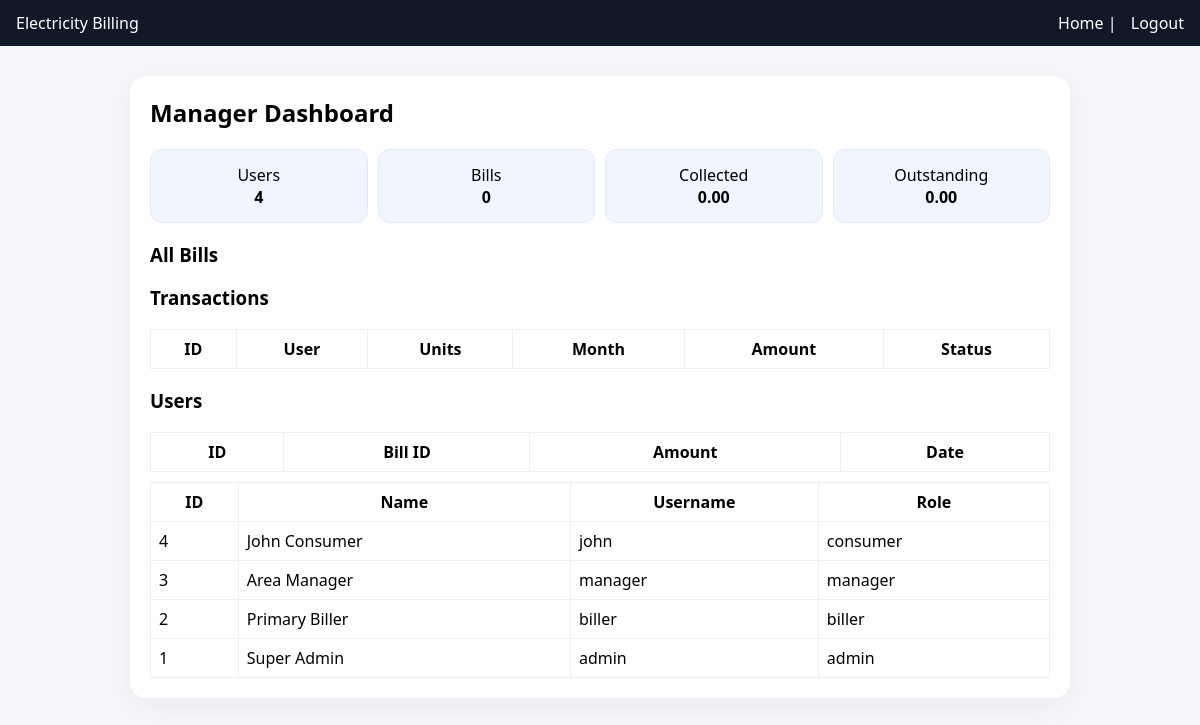
Screenshot of /manager.php (signed in) with the database file from the repository.
### tables this page shows
CREATE TABLE users (
    id INT AUTO_INCREMENT PRIMARY KEY,
    username VARCHAR(50) UNIQUE,
    password VARCHAR(255),
    role ENUM('admin','biller','consumer','manager') NOT NULL,
    fullname VARCHAR(100)
);

### manager.php (the view, shortened to what this page needs)
<?php
session_start(); include('db.php'); include('functions.php'); require_login(); role_only('manager');
?><!DOCTYPE html>
<html><head><meta charset='utf-8'><title>Manager Dashboard</title><link rel='stylesheet' href='css/style.css'></head>
<body><div class='top'><div>Electricity Billing</div><div class='nav'>
<a href='dashboard.php'>Home</a> | <a href='logout.php'>Logout</a>
</div></div><div class='container'>
<h2>Manager Dashboard</h2>
<?php
$users = $conn->query("SELECT COUNT(*) c FROM users")->fetch_assoc()['c'];
$bills = $conn->query("SELECT COUNT(*) c FROM bills")->fetch_assoc()['c'];
$paid  = $conn->query("SELECT COALESCE(SUM(amount),0) s FROM bills WHERE status='paid'")->fetch_assoc()['s'];
$unpaid  = $conn->query("SELECT COALESCE(SUM(amount),0) s FROM bills WHERE status='unpaid'")->fetch_assoc()['s'];
echo "<div class='cards'>
  <div class='card'>Users<br><b>$users</b></div>
  <div class='card'>Bills<br><b>$bills</b></div>
  <div class='card'>Collected<br><b>$paid</b></div>
  <div class='card'>Outstanding<br><b>$unpaid</b></div>
</div>";
?>
<h3>All Bills</h3>
<table>
<tr><th>ID</th><th>User</th><th>Units</th><th>Month</th><th>Amount</th><th>Status</th></tr>
<h3>Transactions</h3>
<table>
<tr><th>ID</th><th>Bill ID</th><th>Amount</th><th>Date</th></tr>
<h3>Users</h3>
<table>
<tr><th>ID</th><th>Name</th><th>Username</th><th>Role</th></tr>
<?php
$res=$conn->query("SELECT id,fullname,username,role FROM users ORDER BY id DESC");
while($r=$res->fetch_assoc()){
  echo "<tr><td>{$r['id']}</td><td>{$r['fullname']}</td><td>{$r['username']}</td><td>{$r['role']}</td></tr>";
}
?>
</div></body></html>

### css/style.css (style rules this page uses)
body { font-family:system-ui,Arial, sans-serif;background:#f6f7fb;margin:0 }
.container { max-width:900px;margin:30px auto;background:#fff;padding:20px;border-radius:16px;box-shadow:0 8px 30px rgba(0,0,0,0.06) }
h2 { margin-top:0 }
table { width:100%;border-collapse:collapse;margin-top:10px }
th,td { border:1px solid #eee;padding:8px }
.top { background:#111827;color:#fff;padding:12px 16px;display:flex;justify-content:space-between;align-items:center }
.nav a { color:#fff;text-decoration:none;margin-left:10px }
.cards { display:grid;grid-template-columns:repeat(4,1fr);gap:10px;margin-bottom:16px }
.card { background:#f1f5ff;border:1px solid #e2e8ff;padding:14px;border-radius:12px;text-align:center }

### rows the page displays
users: id "4", fullname "John Consumer", username "john", role "consumer"
users: id "3", fullname "Area Manager", username "manager", role "manager"
users: id "2", fullname "Primary Biller", username "biller", role "biller"
users: id "1", fullname "Super Admin", username "admin", role "admin"

### other values shown
$users "4"
$bills "0"
$paid "0.00"
$unpaid "0.00"
